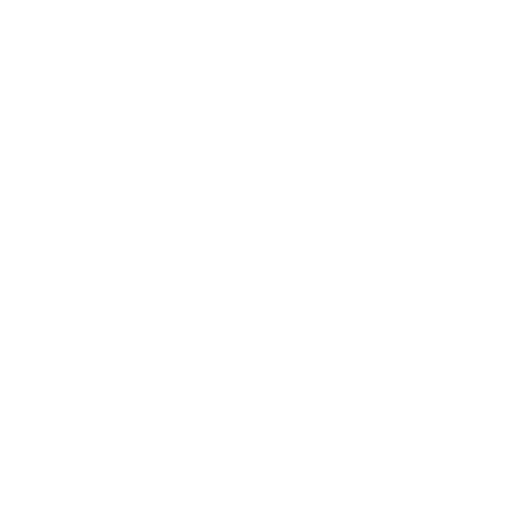
Frame 1 (no input)
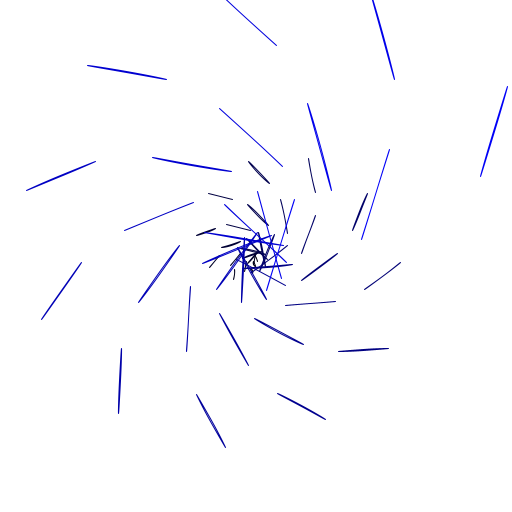
Frame 60 (the mouse pressed at the canvas centre just before this capture)
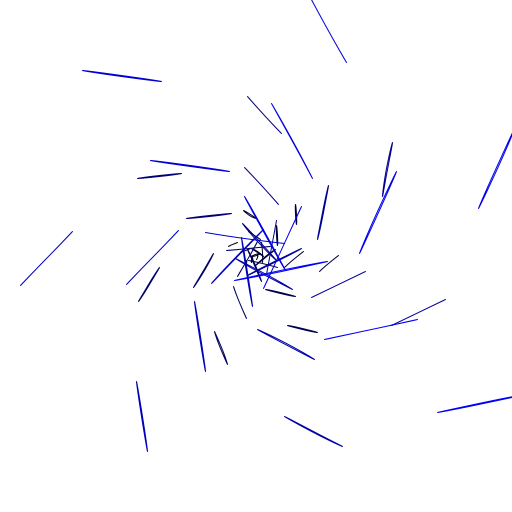
Frame 120 (the mouse held since frame 60 and released just before this capture)

The Processing sketch that drew these frames (run headless with seeded random() and noise(); from frame 60 on, the mouse is pressed at the canvas centre):

// Processing sketch: processing_113160
// ── processing_113160.pde

float time = 0; /* This is going to function as a clock. We'll update it with a value every time a frame gets drawn*/
 
void setup() {
size(512,512);/* setup the size */
frameRate(25);/* This sets the current frameRate */
}
 
void draw() {/* this does the drawing once per frame */
  background(255); /* clear the screen with white */
  translate((width*0.5)+tan(time),(height*0.5)+(1/tan(time))); /* translate all the drawing to the middle of the screen */
  noFill(); /*stop the computer filling in shapes*/
  time=time+0.01; /* update the value in the variable 'time'. This means that we add 1 to 'time' every frame */
  //background(abs(sin(time))*255);
  for (int i = 0;i < 20; i++) { /* this for loop organises the drawing. It will do the drawing 20 times (between 0 and 19)  */
  rotate(sin(time)); /* rotate the coordinate system a bit */
  stroke(0,0,13*i);//extra;decent blue : stroke(10*i,12*i,13*i); 3 colors : stroke(10*tan(i)*i,12*sin(i)*i,13*sin(i)*i);
  //stroke(10*tan(i)*i,12*sin(i)*i,13*cos(i)*i); gives 4 colours;original :13*i,13*i,13*i.using 2 and setting the third to 0,using 1,or 
  //placing a trigonometric function in one (donot know about two.),while keeping the others the same.
  ellipse(i,i,i*5,cos(i*5));//ellipse in place of rect
  ellipse(5*i,5*i,i*5,sin(i*5));//extra line
  ellipse(10*(i),10*(i),i*5,sin(i*5));//this line is extra.sin in place of cos
  /* this is the actual drawing.
  This says 'Draw a line, starting from i,i (x and y location), and being of size i*5 in both width and depth
  because it's in a for loop, it gets 'called' (used) 20 times, with a different value for 'i' each time */
  
  }
}
